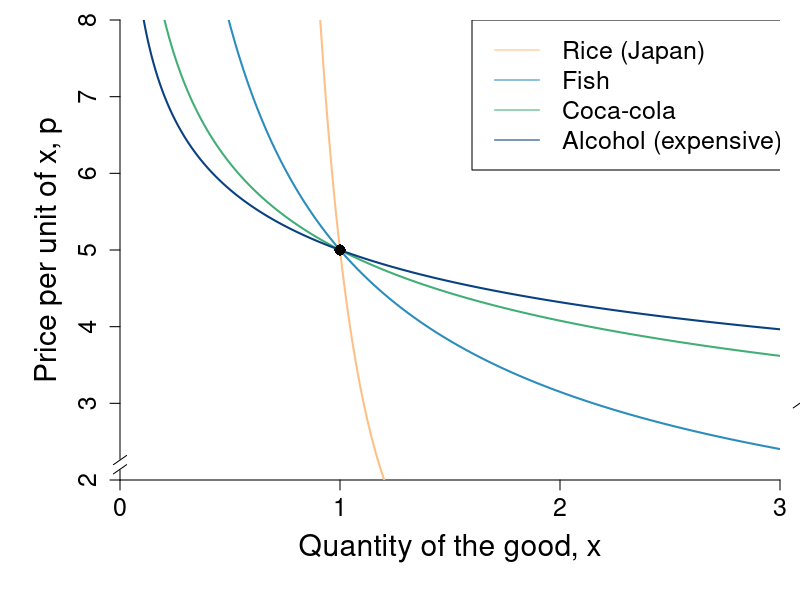

The R source for this figure:
require(shape)
require(plotrix)
require(ggplot2)
#pdf(file = "property_psp1_offerSTEP1.pdf", width = 9, height = 7)
#pdf(file = "property_psp1_offerSTEP2.pdf", width = 9, height = 7)
#pdf(file = "property_psp1_offerSTEP3.pdf", width = 9, height = 7)
#pdf(file = "property_psp1_offerSTEP4.pdf", width = 9, height = 7)
pdf(file = "indmarketdemand/elasticity_fig.pdf", width = 9, height = 7)

#Set parameters for graphics
pointsize <- 1.8
axislabelsize <- 1.8
labelsize <- 1.5
namesize <- 1.8
annotatesize <- 1.5
graphlinewidth <- 2
segmentlinewidth <- 1.5

COL <- c("#7fc97f", "#beaed4", "#fdc086", "#ffff99", "#386cb0", "#f0027f", "#bf5b17", "#666666")
COLA <- c("#99d8c9","#66c2a4","#41ae76", "#238b45", "#005824")
COLB <- c("#4eb3d3", "#2b8cbe", "#0868ac","#084081")

par(mar =  c(6, 6, 1, 1))
xlims <- c(0, 3)
ylims <- c(2, 8)
xlims2 <- c(10, 0)
ylims2 <- c(15, 0)

elasticity1 <- function(x, A, b ) {
  A*x^(1/b)
}

plot(0, 0, xlim = xlims, ylim = ylims, type = "n",
     xlab = "Quantity of the good, x",
     ylab = "Price per unit of x, p", 
     xaxt = "n", 
     yaxt = "n", 
     cex.lab = axislabelsize, 
     bty = "n",
     xaxs="i", 
     yaxs="i")

ticksy <- seq(from = 0, to = 15, by = 1)
ylabels <- seq(from = 0, to = 15, by = 1)
ticksx <- seq(from = 0, to = 10, by = 1)
xlabels <- seq(from = 0, to = 10, by = 1)
axis(1, at = ticksx, pos = 2, labels = xlabels, cex.axis = labelsize)
axis(2, at = ticksy, pos = 0, labels = ylabels, las = 0, cex.axis = labelsize)

axis.break(axis=1,breakpos=NULL,pos=xlims[2],bgcol="white",breakcol="black",
           style="slash",brw=0.02)
axis.break(axis = 2, breakpos = 2.2, pos = 0,
           bgcol = "white", breakcol = "black",
           style = "slash", brw = 0.02)

npts <- 500 
npts2 <- 501

#Specify the sequences of points for graphing. 
xx1 <- seq(xlims[1], xlims[2], length.out = npts)
yy1 <- elasticity1(xx1, A = 5, b = -0.2)
xx2 <- seq(xlims[1], xlims[2], length.out = npts)
yy2 <- elasticity1(xx2, A = 5, b = -1.5)
xx3 <- seq(xlims[1], xlims[2], length.out = npts)
yy3 <- elasticity1(xx3, A = 5, b = -3.4)
xx4 <- seq(xlims[1], xlims[2], length.out = npts)
yy4 <- elasticity1(xx4, A = 5, b = -4.74)

lines(xx1,yy1, col = COL[3], lwd = graphlinewidth)
lines(xx2,yy2, col = COLB[2], lwd = graphlinewidth)
lines(xx3,yy3, col = COLA[3], lwd = graphlinewidth)
lines(xx4,yy4, col = COLB[4], lwd = graphlinewidth)

points(1, 5, pch = 16, col = "black", cex = 1.5)

legend(1.6, 8, 
       legend=c("Rice (Japan)", "Fish","Coca-cola","Alcohol (expensive)"),
       col=c(COL[3], COLB[2],COLA[3],COLB[4]), 
       lty=1, cex=labelsize)


dev.off()
